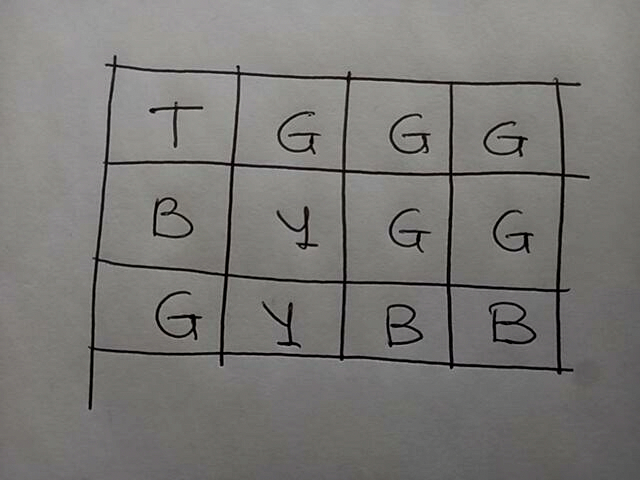
#> input picture photo.jpg, 640 x 480 px, found by its file name; its folder holds only this picture in this run
$ python -i ip.py   (imports and definitions only)
#> lines starting #> are read from the running program, lines starting #| are printed output that depends on the picture; after the words box and inside, x2 and y2 are one past the last pixel; in counts of white or black regions, pixels touching at a corner belong together; long printed decimals are rounded
#> in main, orig is the input picture: PIL image 640x480 RGB; mean R, G, B 122.3, 120.9, 118.1
import os
import numpy as np
import cv2 as cv
from PIL import Image, ImageOps, ImageDraw
from scipy import ndimage
from google.colab.patches import cv2_imshow # for image display
import matplotlib.pyplot as plt
from IPython.display import display, Javascript
from google.colab.output import eval_js
from base64 import b64decode

def take_photo(filename='photo.jpg', quality=1.0):
  js = Javascript('''
    async function takePhoto(quality) {
      const div = document.createElement('div');
      const capture = document.createElement('button');
      capture.textContent = 'Capture';
      div.appendChild(capture);

      const video = document.createElement('video');
      video.style.display = 'block';
      const stream = await navigator.mediaDevices.getUserMedia({video: true,});

      document.body.appendChild(div);
      div.appendChild(video);
      video.srcObject = stream;
      await video.play();

      // Resize the output to fit the video element.
      google.colab.output.setIframeHeight(document.documentElement.scrollHeight, true);

      // Wait for Capture to be clicked.
      await new Promise((resolve) => capture.onclick = resolve);

      const canvas = document.createElement('canvas');
      canvas.width = video.videoWidth;
      canvas.height = video.videoHeight;
      canvas.getContext('2d').drawImage(video, 0, 0);
      stream.getVideoTracks()[0].stop();
      div.remove();
      return canvas.toDataURL('image/jpeg', quality);
    }
    ''')
  display(js)
  data = eval_js('takePhoto({})'.format(quality))
  binary = b64decode(data.split(',')[1])
  with open(filename, 'wb') as f:
    f.write(binary)
  return filename

def boxes(orig):
    img = ImageOps.grayscale(orig)
    im = np.array(img)

    # External gradient
    im = ndimage.morphological_gradient(im, (5, 5))
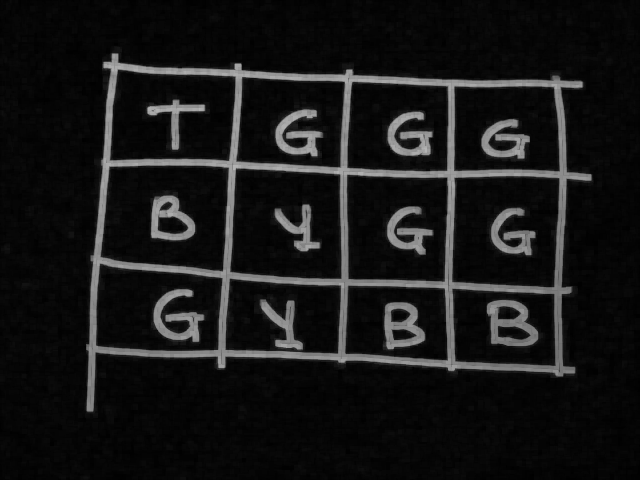
#> im: shape (480, 640); min 0, max 179, mean 22.7
    cv2_imshow(im)

    # Binarize
    mean, std = im.mean(), im.std()
#> mean = 22.67; std = 41.98
    t = mean + std
#> t = 64.65
    im[im < t] = 0
    im[im >= t] = 1
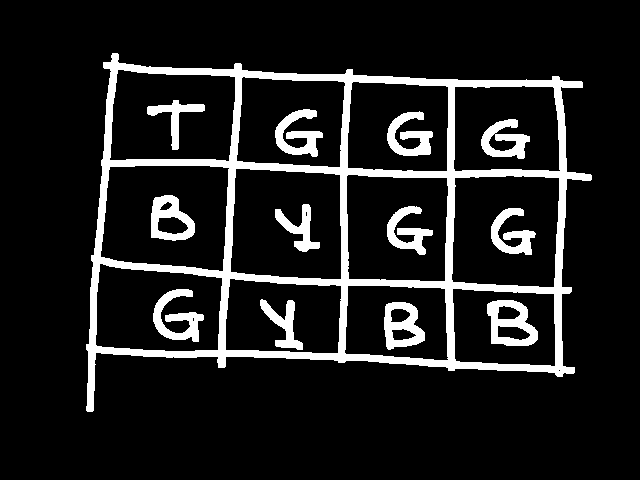
#> im: shape (480, 640); values 0 (black) and 1 (white), 12% white; 13 white regions, largest, box (x1, y1, x2, y2) and area: (86, 53, 592, 412) 24612, (487, 300, 538, 346) 1287, (153, 289, 204, 342) 1212

    # Connected components
    lbl, numcc = ndimage.label(im)
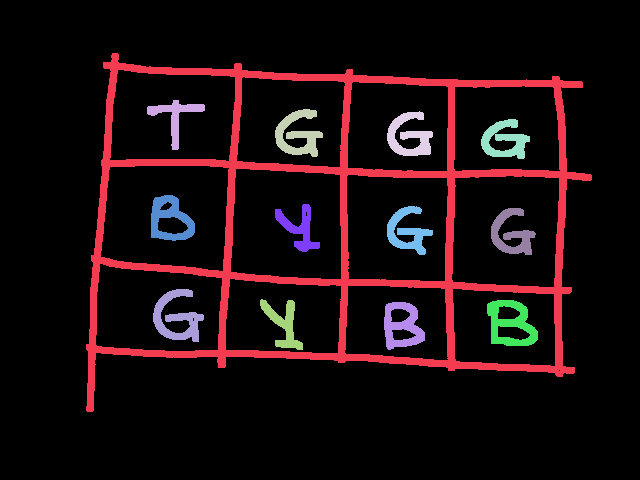
#> lbl: shape (480, 640) int32; 14 distinct labels, from 0 to 13; one colour per label, 0 black
#> numcc = 13

    # Size threshold
    min_size = 200 # pixels adjust manually
    box = [] # array box

    for i in range(1, numcc + 1):
        py, px = np.nonzero(lbl == i)
        if len(py) < min_size:
            im[lbl == i] = 0
            continue

        xmin, xmax, ymin, ymax = px.min(), px.max(), py.min(), py.max()

        # Four corners and centroid.
        box.append([
            [(xmin, ymin), (xmax, ymin), (xmax, ymax), (xmin, ymax)],
            (np.mean(px), np.mean(py))])
#> this loop made 13 passes
#> (xmin, xmax, ymin, ymax) on passes 1 to 12: (86, 591, 53, 411), (147, 204, 100, 149), (275, 322, 109, 156), (387, 432, 111, 155), (481, 529, 119, 158), (151, 194, 195, 240), (275, 319, 204, 251), (387, 432, 206, 254), (491, 535, 208, 254), (153, 203, 289, 341), (260, 302, 299, 349), (487, 537, 300, 345)
#> after the loop, box = 13 items

    return im.astype(np.uint8) * 255, box

def find_table_index(box):
  areamindex = -1
  aream = 0
  for x in range(len(box)):
    w = box[x][0][1][0] - box[x][0][0][0]
    h = box[x][0][2][1] - box[x][0][0][1]

    area = w * h

    if ( aream < area):
      aream = area
      areamindex = x

  return areamindex

def printimg(filename, box):

  img = cv.imread("photo.jpg")

  xmin = box[0][0][0]
  ymin = box[0][0][1]
  xmax = box[0][2][0]
  ymax = box[0][2][1]

  w = xmax - xmin
  h = ymax - ymin

  #image cropped have a margin of 7.5 % becouse the box results a little bit restrictive for the letters
  cropped_image = img[ int(ymin - h*0.075) : int(ymax + h*0.075) , int(xmin - w*0.075) : int(xmax + w*0.075)]

  # Convert to grayscale
  gray = cv.cvtColor(cropped_image, cv.COLOR_BGR2GRAY)

  # Blur the image
  blur = cv.GaussianBlur(gray, (5, 5), 0)

  th_GAUSSIAN = cv.adaptiveThreshold(blur,255,cv.ADAPTIVE_THRESH_GAUSSIAN_C,\
            cv.THRESH_BINARY,11,2)

  #resize image
  resize = cv.resize(th_GAUSSIAN, (28, 28), interpolation = cv.INTER_CUBIC)

  #show and save
  cv2_imshow(resize)
  cv.imwrite(filename, resize)

def main():
	orig = Image.open("photo.jpg")
	im, box = boxes(orig)
#> box = 13 items

	# Draw perfect rectangles and the component centroid.
	img = Image.fromarray(im)
	visual = img.convert('RGB')
	draw = ImageDraw.Draw(visual)
	for b, centroid in box:
		  draw.line(b + [b[0]], fill='yellow')
		  cx, cy = centroid
		  draw.ellipse((cx - 2, cy - 2, cx + 2, cy + 2), fill='red')
#> this loop made 13 passes
#> (b, cx, cy) on passes 1 to 10: ([(86, 53), (591, 53), (591, 411), (86, 411)], 333.3, 222), ([(147, 100), (204, 100), (204, 149), (147, 149)], 174.8, 116.2), ([(275, 109), (322, 109), (322, 156), (275, 156)], 297.6, 133.9), ([(387, 111), (432, 111), (432, 155), (387, 155)], 408.9, 135.7), ([(481, 119), (529, 119), (529, 158), (481, 158)], 504.4, 139.8), ([(151, 195), (194, 195), (194, 240), (151, 240)], 169.5, 218.5), ([(275, 204), (319, 204), (319, 251), (275, 251)], 299, 228.3), ([(387, 206), (432, 206), (432, 254), (387, 254)], 406.9, 230.8), ([(491, 208), (535, 208), (535, 254), (491, 254)], 511.2, 233.6), ([(153, 289), (203, 289), (203, 341), (153, 341)], 176.6, 317.1)
	visual.show()
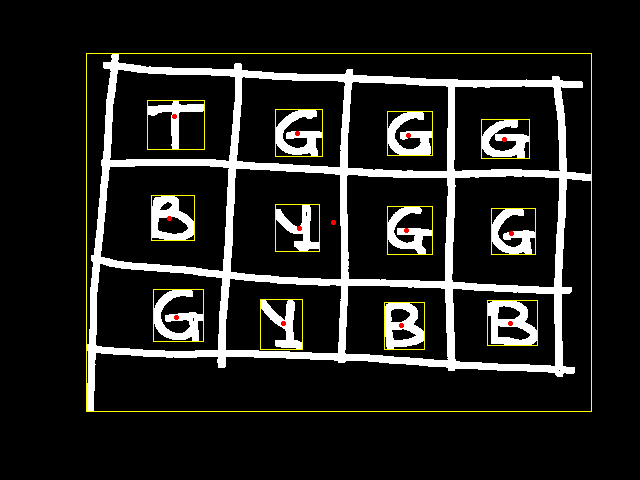
#> shown: PIL image 640x480 RGB; mean R, G, B 33.6, 33.4, 30.1

	#remove table cell
	box.pop(find_table_index(box))
#> the loop in find_table_index, `for x in range(len(box)):` made 13 passes
#> (w, h, area) on passes 2 to 13: (57, 49, 2793), (47, 47, 2209), (45, 44, 1980), (48, 39, 1872), (43, 45, 1935), (44, 47, 2068), (45, 48, 2160), (44, 46, 2024), (50, 52, 2600), (42, 50, 2100), (50, 45, 2250), (40, 47, 1880)
#> after the loop in find_table_index, `for x in range(len(box)):`: aream = 180790; areamindex = 0

	#order by y center coordinate
	box.sort(key= lambda x: x[1][1])

	#define a matrix
	table = [[]]
	row = 0
	y_row_min = 0
	y_row_max = 0

	table[row].append(box[0])
	y_row_min = box[0][0][0][1]
#> y_row_min = 100
	y_row_max = box[0][0][2][1]
#> y_row_max = 149

	print("FIRST RAW: y min: "+str(y_row_min)+" y max: "+str(y_row_max) + "\nPrimo elemento inserito\n")
#| FIRST RAW: y min: 100 y max: 149
#| Primo elemento inserito

	for x in box[1:]:

		print("ACTIVE #"+str(row)+" RAW: y min: "+str(y_row_min)+" y max: "+str(y_row_max))
		print("BOX: y_center: "+str((x[0][0][1]+x[0][2][1])/2))

		if ( y_row_min*0.9 < (x[0][0][1]+x[0][2][1])/2 < y_row_max*1.1):
		  table[row].append(x)
		  if(y_row_min > x[0][0][1]):
		    y_row_min = x[0][0][1]
		  if(y_row_max < x[0][2][1]):
		    y_row_max = x[0][2][1]

		  print("Elemento inserito in riga "+str(row)+"\n")

		else:
		  table.append([])
		  row = row + 1
		  table[row].append(x)
		  y_row_min = x[0][0][1]
		  y_row_max = x[0][2][1]

		  print("Nuova riga creata e elemento inserito in riga "+str(row)+"\n")
#> this loop made 11 passes
#> (row, y_row_min, y_row_max) on passes 4, 8: (1, 195, 240), (2, 289, 341)
#> y_row_max on passes 1, 3, 5, 6, 9, 10: 156, 158, 251, 254, 345, 349
#> (printed output is left out)
#> after the loop, row = 2; table = 3 items

	#sort for x coordinate (sort one raw at time)
	for x in table:
		x.sort(key= lambda x: x[1][0])
#> this loop made 3 passes

	w=len(table)
#> w = 3
	h=len(table[0])
#> h = 4

	print("La tabella è di dimensione: "+str(w)+"x"+str(h)+"\n")
#| La tabella è di dimensione: 3x4

	#save image
	final_arr=[]
	for row in range(len(table)):
		for col in range(len(table[row])):
		  filename = str(row)+str(col)+".jpg"
#> filename = '00.jpg'
		  print(filename)
#| 00.jpg
		  print(table[row][col])
#| [[(147, 100), (204, 100), (204, 149), (147, 149)], (174.778, 116.222)]
		  printimg(filename, table[row][col])
#> in printimg, `blur = cv.GaussianBlur(gray, (5, 5), 0)`:
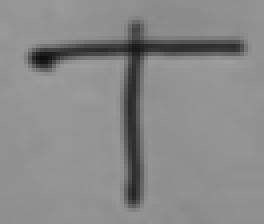
#> blur: shape (56, 66) (shown 4 times larger); min 14, max 157, mean 137.3
#> in printimg, `th_GAUSSIAN = cv.adaptiveThreshold(blur,255,cv.ADAPTIVE_THRESH_GAUSSIA..`:
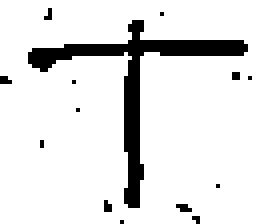
#> th_GAUSSIAN: shape (56, 66) (shown 4 times larger); 89.4% white; 14 black regions (13 under 20 px), largest, box (x1, y1, x2, y2) and area: (7, 5, 62, 52) 358
#> in printimg, `resize = cv.resize(th_GAUSSIAN, (28, 28), interpolation = cv.INTER_CUB..`:
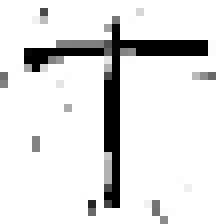
#> resize: shape (28, 28) (shown 8 times larger); min 0, max 255, mean 226.9
		  final_arr.append(cv.imread(filename))

	#final print
	for i in range(len(box)):
		plt.subplot(w,h,i+1)
		plt.xticks([])
		plt.yticks([])
		plt.grid(False)
		plt.imshow(final_arr[i])
#> this loop made 1 pass
		#plt.xlabel(class_names[label])
	plt.show()

	if os.path.isfile("photo.jpg"):
		os.remove("photo.jpg")

	# Check if directory "output" exists and remove it recursively
	if os.path.exists("output"):
		for filename in os.listdir("output"):
			file_path = os.path.join("output", filename)
			try:
				if os.path.isfile(file_path) or os.path.islink(file_path):
					os.unlink(file_path)
				elif os.path.isdir(file_path):
					os.rmdir(file_path)
			except Exception as e:
				print(f"Failed to delete {file_path}. Reason: {e}")
		os.rmdir("output")

	os.makedirs("output")

	for filename in os.listdir():
		if filename.endswith(".jpg"):
			os.rename(filename, os.path.join("output", filename))

#> (the run stopped early here; a loop or call above may not have finished)
